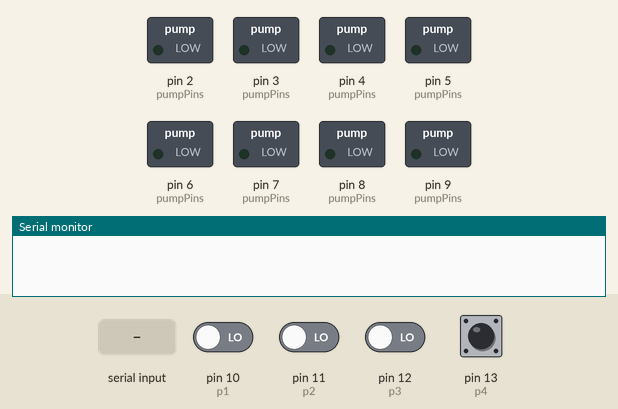
Simulated run of this sketch. Board: Arduino Uno, built with avr-gcc and run on an emulated ATmega328P. Shown: switched loads named in the sketch (green lamp = pin HIGH), the last lines printed to the serial monitor. The inputs (shaded band) are chosen by the test bench; at power-on: pin 13 (p4) HIGH, pin 10 (p1), pin 11 (p2), pin 12 (p3) LOW.

Above: at 1.2 s.
1.3 s: "1\n" received over Serial
At 1.8 s:
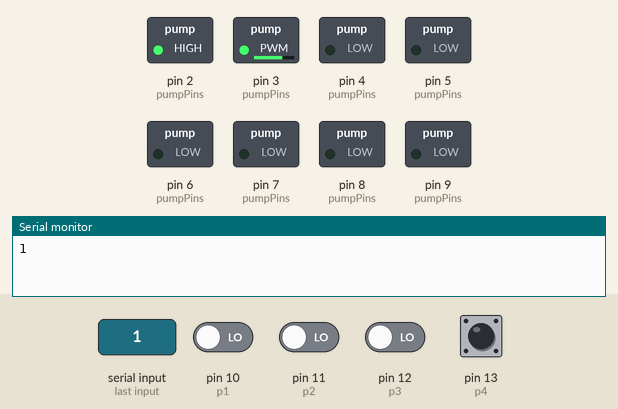
2.8 s: byte 35 ('#') received over Serial
At 4.0 s:
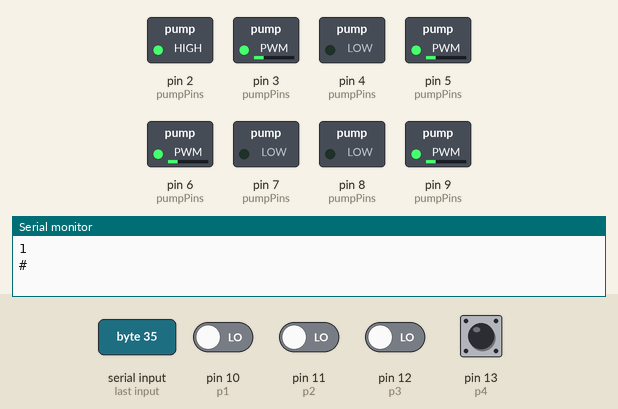
4.3 s: byte 36 ('$') received over Serial
At 5.3 s:
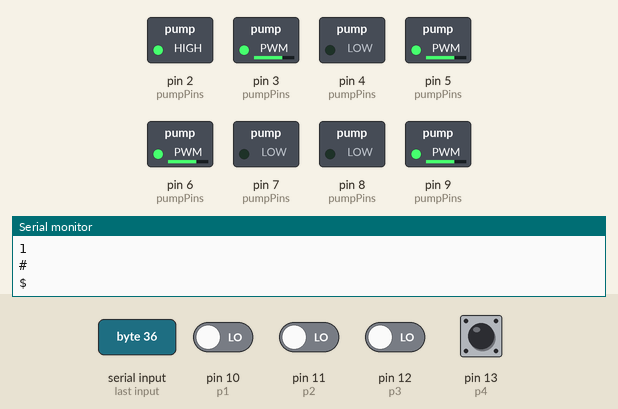
5.8 s: byte 37 ('%') received over Serial
At 6.4 s:
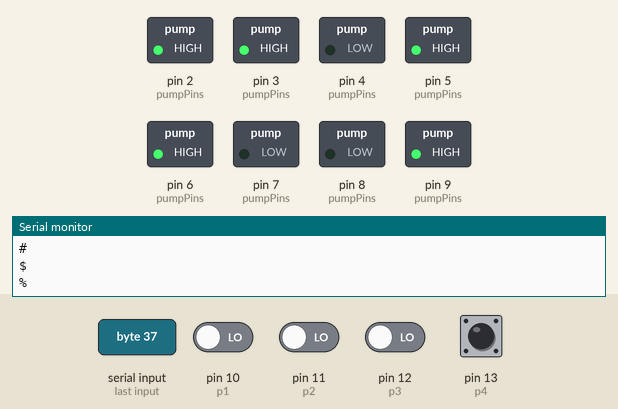
7.3 s: byte 50 ('2') received over Serial
At 7.6 s:
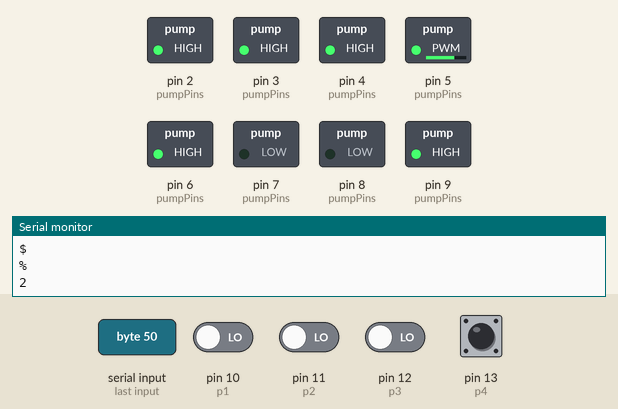
8.8 s: byte 51 ('3') received over Serial
At 9.9 s:
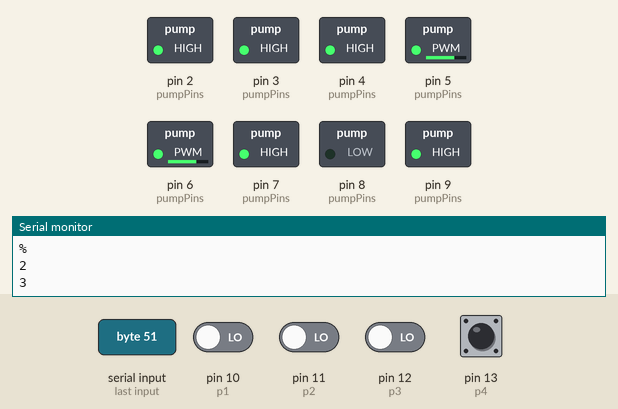
Timing chart, 0 to 11.3 s (numbered marks = the images above; inputs shaded):
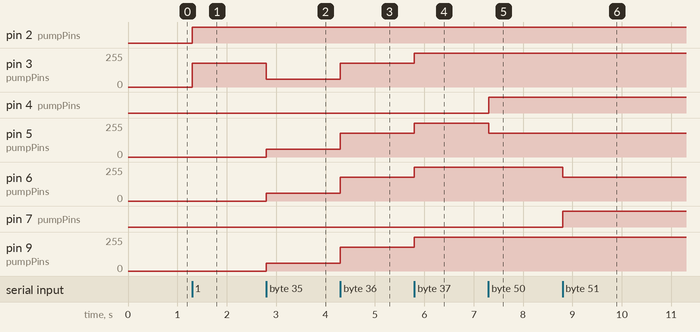

The sketch:

pumps.ino
```cpp
#define p1 10
#define p2 11
#define p3 12
#define p4 13
#define trigger A5

const int arr[4] = { p1, p2, p3, p4 };

char Incoming_value = 0;

const int pumpPins[4][2] = {
  { 2, 3 },  // Pump 1 IN1 and EN1 on L298N Motor Driver 1
  { 4, 5 },  // Pump 2 IN3 and EN2 on L298N Motor Driver 1
  { 7, 6 },  // Pump 3 IN1 and EN1 on L298N Motor Driver 2
  { 8, 9 }   // Pump 4 IN3 and EN2 on L298N Motor Driver 2
};

const int ledPins[4] = { 13, 14, 15, 16 };  // Define LED pins for the pumps

volatile bool newSignal = false;
bool respondToPins = true;

void setup() {
  Serial.begin(9600);
  // setting IN & EN pins output
  for (int i = 0; i < 4; i++) {
    pinMode(pumpPins[i][0], OUTPUT);
    pinMode(pumpPins[i][1], OUTPUT);
  }
  pinMode(p1, INPUT);
  pinMode(p2, INPUT);
  pinMode(p3, INPUT);
  pinMode(p4, INPUT);
  pinMode(trigger, INPUT);
  attachInterrupt(digitalPinToInterrupt(trigger), handleInterrupt, RISING);
}

void loop() {
  // Read the state of the input pins
  if (respondToPins) {
    int pumpStates[4];
    for (int i = 0; i < 4; i++) {
      pumpStates[i] = digitalRead(arr[i]);
    }

    // Control the pumps based on the state of the input pins
    for (int i = 0; i < 4; i++) {
      controlPumpAndLed(i, pumpStates[i], pumpStates[i] ? 180 : 0);
    }
  }

  if (newSignal || Serial.available() > 0) {
    newSignal = false;  // Reset the flag
    Incoming_value = Serial.read();
    Serial.print(Incoming_value);
    Serial.print("\n");
    if (Incoming_value == '1') {
      respondToPins = false;
      controlPumpAndLed(0, HIGH, 180);
    } else if (Incoming_value == '2') {
      respondToPins = false;
      controlPumpAndLed(1, HIGH, 180);
    } else if (Incoming_value == '3') {
      respondToPins = false;
      controlPumpAndLed(2, HIGH, 180);
    } else if (Incoming_value == '4') {
      respondToPins = false;
      controlPumpAndLed(3, HIGH, 180);
    } else if (Incoming_value == '5') {
      respondToPins = false;
      controlPumpAndLed(0, LOW, 0);
    } else if (Incoming_value == '6') {
      respondToPins = false;
      controlPumpAndLed(1, LOW, 0);
    } else if (Incoming_value == '7') {
      respondToPins = false;
      controlPumpAndLed(2, LOW, 0);
    } else if (Incoming_value == '8') {
      respondToPins = false;
      controlPumpAndLed(3, LOW, 0);
    } else if (Incoming_value == '#') {
      respondToPins = false;
      for (int i = 0; i < 4; i++) {
        analogWrite(pumpPins[i][1], 60);
      }
    } else if (Incoming_value == '$') {
      respondToPins = false;
      for (int i = 0; i < 4; i++) {
        analogWrite(pumpPins[i][1], 180);
      }
    } else if (Incoming_value == '%') {
      respondToPins = false;
      for (int i = 0; i < 4; i++) {
        analogWrite(pumpPins[i][1], 255);
      }
    } else if (Incoming_value == '9') {
      respondToPins = true; // Resume responding to pin states
    }
    else if (Incoming_value == '10') {
      respondToPins = false; // Resume responding to pin states
    }
  }
}

void handleInterrupt() {
  newSignal = true;
}

void controlPumpAndLed(int pumpIndex, int pumpState, int pwmValue) {
  digitalWrite(pumpPins[pumpIndex][0], pumpState); // Control the pump
  analogWrite(pumpPins[pumpIndex][1], pwmValue); // Set the PWM value for the pump
  digitalWrite(ledPins[pumpIndex], pumpState); // Control the LED
}

void autopilot() {
  for (int i = 0; i < 4; i++) {
    digitalWrite(pumpPins[i][0], HIGH);  // Turn on all the pumps
    analogWrite(pumpPins[i][1], 180);    // Set the PWM to 180
  }
}
```

Measured:
- after the input at 1.3 s, pin 2 (pumpPins): LOW → HIGH at once; pin 3 (pumpPins): 0/255 → 180/255 at once
- after the input at 2.8 s, pin 3 (pumpPins): 180/255 → 60/255 at once; pin 5 (pumpPins), pin 6 (pumpPins), pin 9 (pumpPins): 0/255 → 60/255 at once
- after the input at 4.3 s, pin 3 (pumpPins), pin 5 (pumpPins), pin 6 (pumpPins), pin 9 (pumpPins): 60/255 → 180/255 at once
- after the input at 5.8 s, pin 3 (pumpPins), pin 5 (pumpPins), pin 6 (pumpPins), pin 9 (pumpPins): 180/255 → 255/255 at once
- after the input at 7.3 s, pin 4 (pumpPins): LOW → HIGH at once; pin 5 (pumpPins): 255/255 → 180/255 at once
- after the input at 8.8 s, pin 6 (pumpPins): 255/255 → 180/255 at once; pin 7 (pumpPins): LOW → HIGH at once
